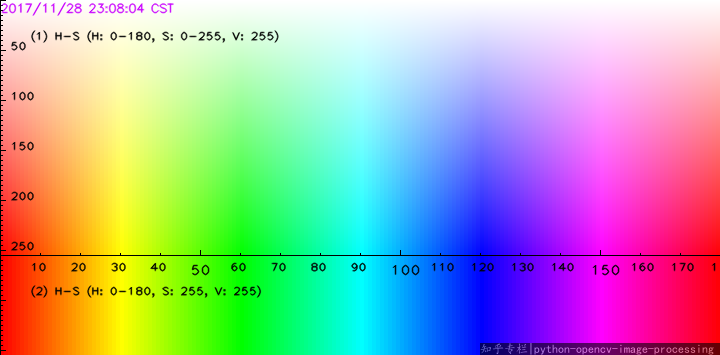
#> input picture hsv-color.png, 720 x 355 px, given in place of the camera
$ python ai009.py
#> lines starting #> are read from the running program, lines starting #| are printed output that depends on the picture; after the words box and inside, x2 and y2 are one past the last pixel; in counts of white or black regions, pixels touching at a corner belong together
# homework: control window movement based on color tracking

import cv2 as cv
import numpy as np

mainWin = "MyWin"

# by default, tracking "yellow"
minH = 24
maxH = 36
minS = 76
maxS = 255
minV = 158
maxV = 255

cap = cv.VideoCapture(0, cv.CAP_DSHOW)
cap.set(cv.CAP_PROP_FRAME_WIDTH, 800)
cap.set(cv.CAP_PROP_FRAME_HEIGHT, 600)
cv.namedWindow(mainWin)

while True:
    global frame
    _, frame = cap.read()
#> frame is the input picture: shape (355, 720, 3); mean B, G, R 170.7, 171.1, 169.8

    frameHSV = cv.cvtColor(frame, cv.COLOR_BGR2HSV)
#> frameHSV: shape (355, 720, 3); mean H, S, V 89.4, 162.1, 249.9
    mask = cv.inRange(frameHSV, (minH,minS,minV), (maxH,maxS,maxV))
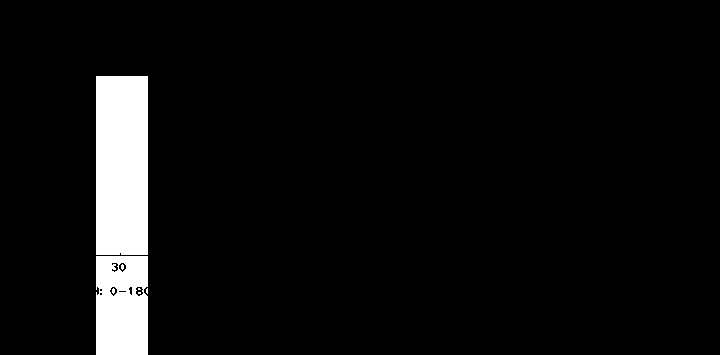
#> mask: shape (355, 720); 5.6% white; 7 white regions (5 under 20 px)

    # findContours works on mask
    # find external contours
    contours, _ = cv.findContours(mask, cv.RETR_EXTERNAL, cv.CHAIN_APPROX_SIMPLE)
#> contours = 3 contours, 1 with area under 20; largest, box (x1, y1, x2, y2) and area: (96, 76, 148, 255) 9075, (96, 256, 148, 355) 4948

    for contour in contours:
        if cv.contourArea(contour) > 200:
            x,y,w,h = cv.boundingRect(contour)
            #cv.rectangle(frame, (x,y), (x+w,y+h), (255,0,0), 2)
            cv.moveWindow(mainWin, x, y)
#> this loop made 3 passes
#> (x, y, w, h) on passes 2 to 3: (96, 256, 52, 99), (96, 76, 52, 179)
#> contour on pass 1: [[147, 288], [146, 289], [146, 292], [147, 293]]

    cv.imshow("MyWin", frame)
    if cv.waitKey(1) == ord('q'):
#> (key q is pressed here)
        break

cap.release()
